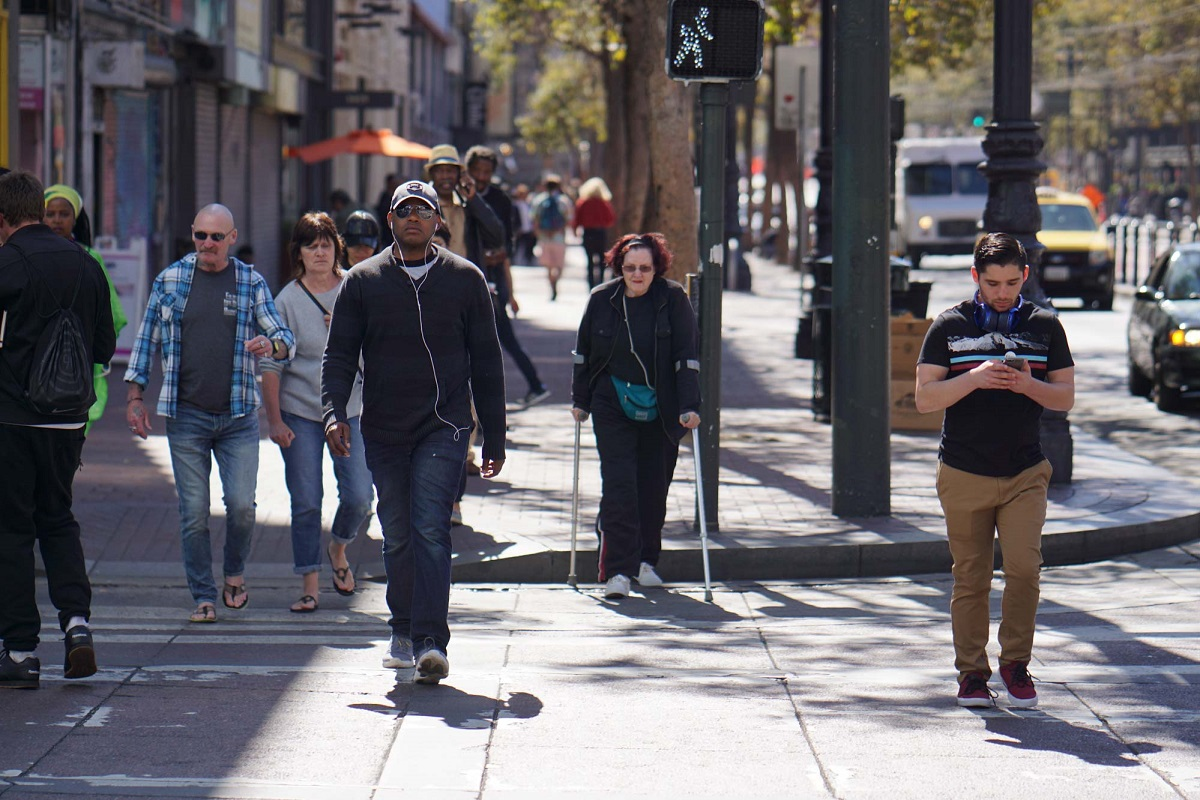
#> input picture 11-Image Processing with Deep Learning - Python, OpenCV and Keras/2-Object Detection with OpenCV/12_summary/summary.jpg, 1200 x 800 px
$ jupyter execute 12.ipynb
#> lines starting #> are read from the running program, lines starting #| are printed output that depends on the picture; after the words box and inside, x2 and y2 are one past the last pixel; in counts of white or black regions, pixels touching at a corner belong together
[cell 1]
import cv2
import numpy as np

[cell 2]
image = cv2.imread("summary.jpg", 0)
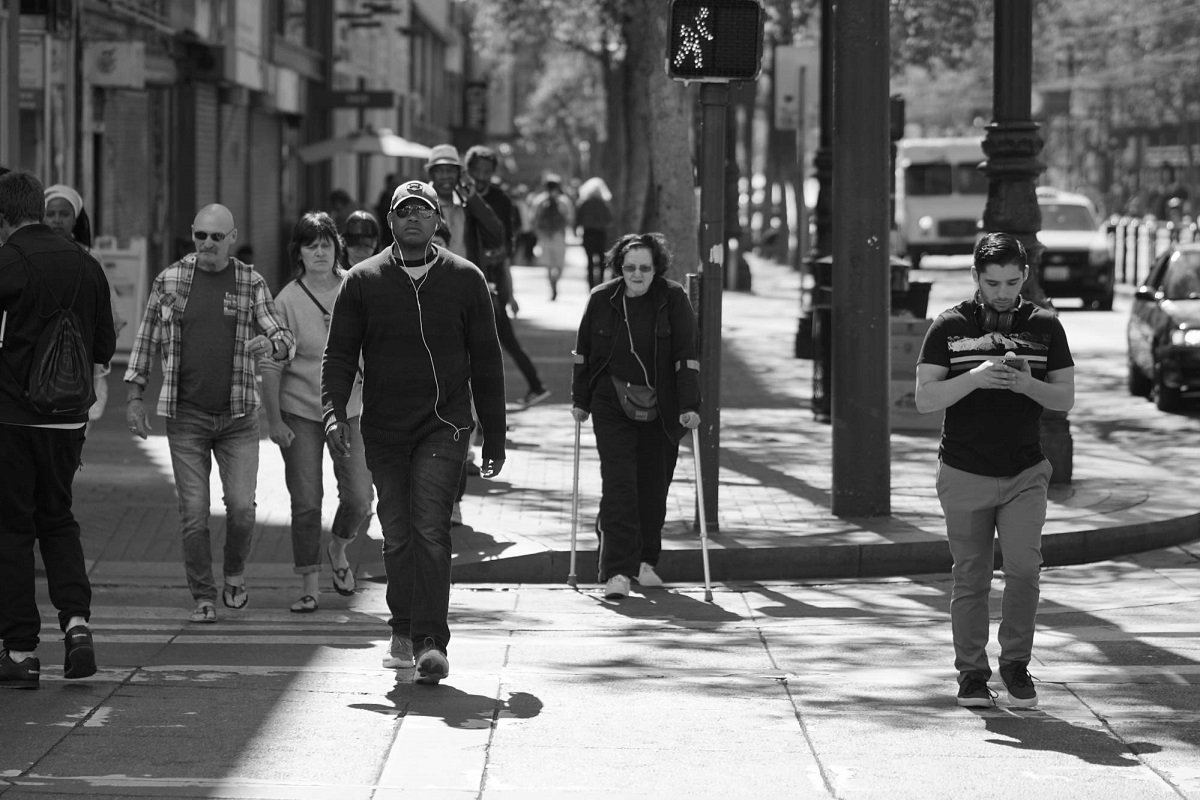
#> image: shape (800, 1200); min 0, max 255, mean 104.9

[cell 3]
cv2.imshow('Pedestrians',image)

if cv2.waitKey(0) == ord("q"): cv2.destroyAllWindows()

[cell 4]
# edge detection and visualize
edges = cv2.Canny(image = image, threshold1 = 150, threshold2 = 255)
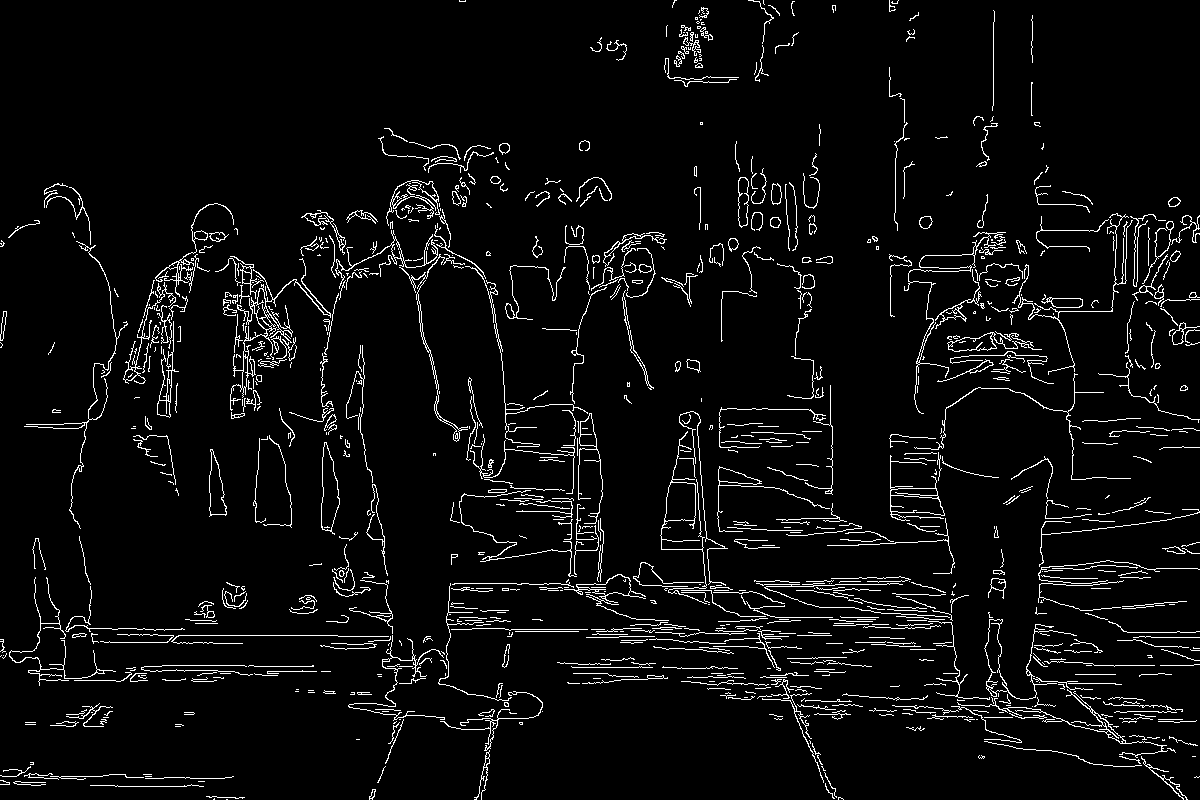
#> edges: shape (800, 1200); 4.8% white in thin lines or dots
cv2.imshow('Edge Detection', edges)

if cv2.waitKey(0) == ord("q"): cv2.destroyAllWindows()

[cell 5]
cv2.imshow('Pedestrians',image)

if cv2.waitKey(0) == ord("q"): cv2.destroyAllWindows()

[cell 6]
# haar cascade classifier
face_cascade = cv2.CascadeClassifier("haarcascade_frontalface_default.xml")

[cell 7]
# detection face and show result with rectangles in image
face_rect = face_cascade.detectMultiScale(image, minNeighbors = 3)
#> face_rect = [[301, 232, 38, 38], [328, 561, 26, 26], [463, 15, 36, 36], [40, 201, 35, 35], [616, 251, 45, 45], [182, 215, 55, 55], [978, 264, 51, 51], [86, 224, 54, 54], [1002, 27, 108, 108], [485, 400, 136, 136]]
for (x,y,w,h) in face_rect:
    cv2.rectangle(image,(x,y),(x+w,y+h),(255,255,255),10)
#> this loop made 10 passes
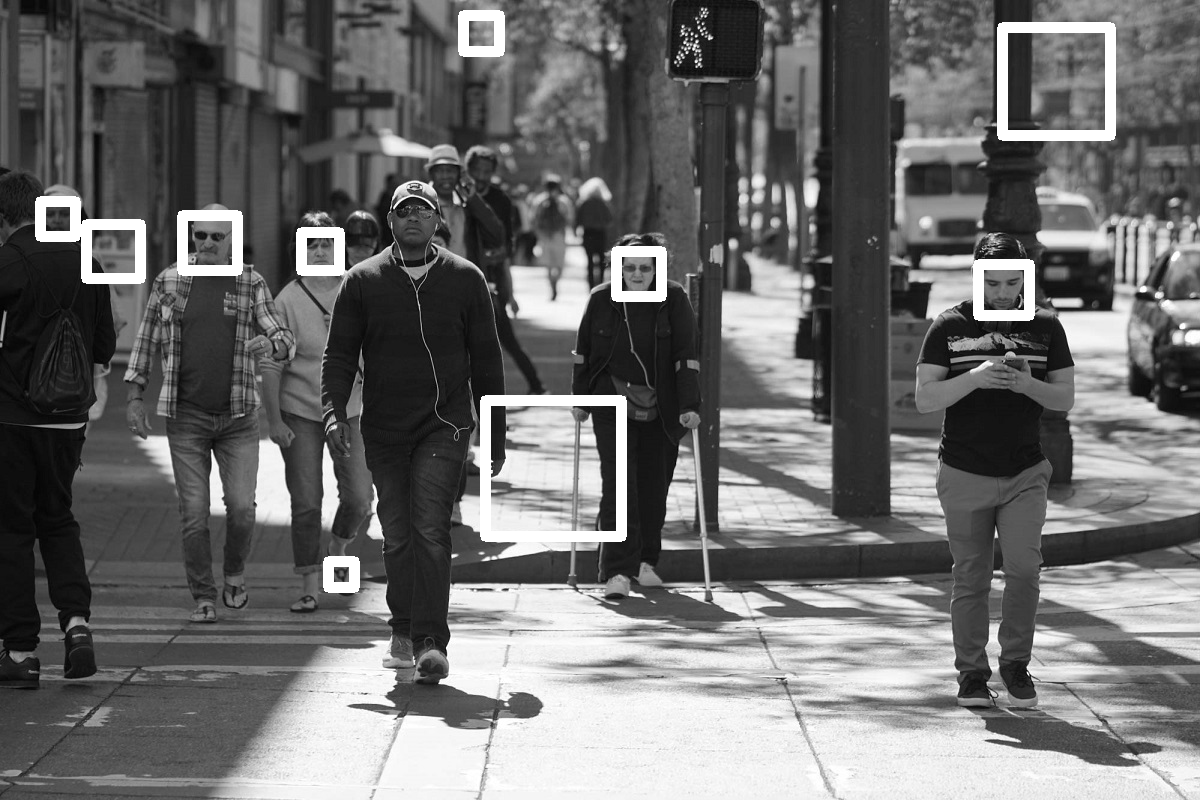
#> image: shape (800, 1200); 2.63% of pixels changed, all inside (x1, y1, x2, y2) = (35, 10, 1116, 593)
cv2.imshow("Face Detection", image)

if cv2.waitKey(0) == ord("q"): cv2.destroyAllWindows()

[cell 8]
# creaete hog descriptor for human detection
hog = cv2.HOGDescriptor()
hog.setSVMDetector(cv2.HOGDescriptor_getDefaultPeopleDetector())

[cell 9]
image2 = cv2.imread("summary.jpg", 0)

[cell 10]
# detection human and show result with rectangles in image
(rects, weights) = hog.detectMultiScale(image2, padding=(8, 8), scale=1.05)
#> rects = [[514, 166, 79, 157], [556, 165, 74, 147], [435, 139, 115, 230], [9, 480, 117, 234], [0, 282, 133, 285], [325, 353, 189, 379], [89, 171, 243, 487], [858, 233, 279, 559], [504, 172, 254, 508], [247, 93, 344, 687]]; weights = [3.01, 2.14, 0.363, 0.176, 0.909, 0.552, 1.18, 1.68, 1.33, 1.3]

for (xA, yA, xB, yB) in rects:
    cv2.rectangle(image2, (xA, yA), (xB, yB), (255, 255, 255), 2)
#> this loop made 10 passes
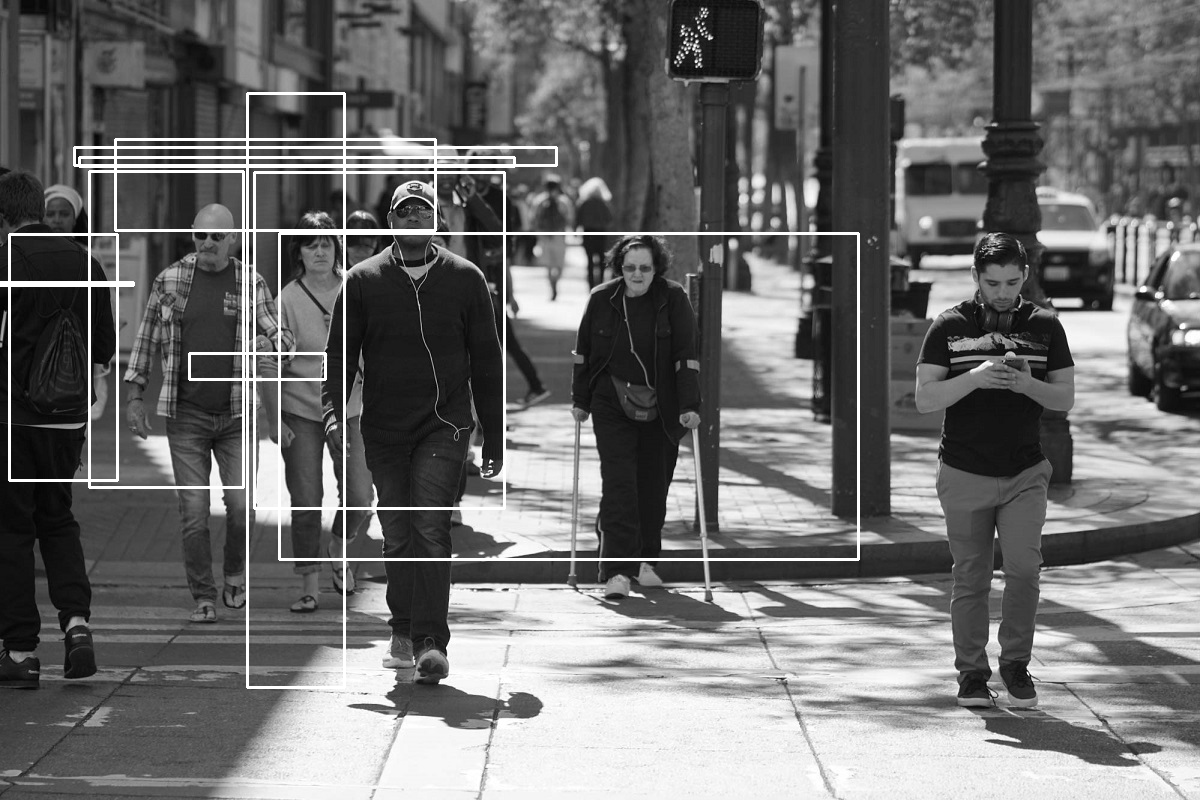
#> image2: shape (800, 1200); 2.77% of pixels changed, all inside (x1, y1, x2, y2) = (0, 92, 860, 689)

cv2.imshow("Human Detection", image2)

if cv2.waitKey(0) == ord("q"): cv2.destroyAllWindows()
